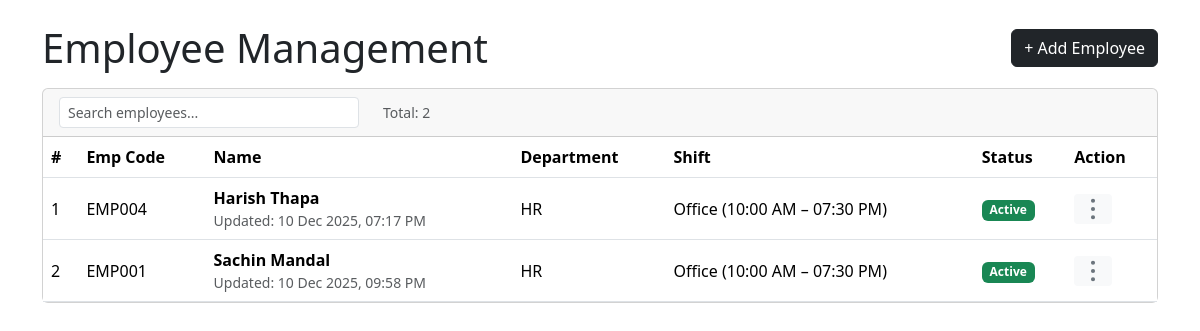
The app's page /admin/employees_list.php?error=invalid with its own data.
### tables this page shows
CREATE TABLE `employees` (
  `id` int(11) NOT NULL,
  `emp_code` varchar(20) NOT NULL,
  `name` varchar(100) NOT NULL,
  `mobile` varchar(20) DEFAULT NULL,
  `email` varchar(100) DEFAULT NULL,
  `dob` date DEFAULT NULL,
  `department_id` int(11) DEFAULT NULL,
  `designation_id` int(11) DEFAULT NULL,
  `shift_id` int(11) DEFAULT NULL,
  `default_working_from` varchar(50) DEFAULT 'office',
  `weekoff_days` varchar(100) DEFAULT NULL,
  `joining_date` date DEFAULT NULL,
  `updated_at` timestamp NULL DEFAULT NULL,
  `device_id` varchar(100) DEFAULT NULL,
  `status` tinyint(1) DEFAULT 1,
  `created_at` timestamp NOT NULL DEFAULT current_timestamp()
);

CREATE TABLE `departments` (
  `id` int(11) NOT NULL,
  `department_name` varchar(100) NOT NULL,
  `created_at` timestamp NOT NULL DEFAULT current_timestamp(),
  `updated_at` timestamp NULL DEFAULT NULL
);

CREATE TABLE `shifts` (
  `id` int(11) NOT NULL,
  `shift_name` varchar(50) NOT NULL,
  `start_time` time NOT NULL,
  `end_time` time NOT NULL,
  `lunch_start` time DEFAULT NULL,
  `lunch_end` time DEFAULT NULL,
  `early_clock_in_before` int(11) NOT NULL DEFAULT 0,
  `late_mark_after` int(11) NOT NULL,
  `half_day_after` int(11) NOT NULL,
  `total_punches` int(11) NOT NULL,
  `created_at` timestamp NOT NULL DEFAULT current_timestamp(),
  `updated_at` timestamp NULL DEFAULT NULL
);

### admin/employees_list.php (the view, shortened to what this page needs)
<!DOCTYPE html>
<html lang="en">
<head>
  <link href="https://cdn.jsdelivr.net/npm/bootstrap@5.3.3/dist/css/bootstrap.min.css" rel="stylesheet">
</head>
<body>
<?php
include 'db.php';
$sql = "
SELECT e.*, d.department_name, s.shift_name, s.start_time, s.end_time
FROM employees e
LEFT JOIN departments d ON d.id = e.department_id
LEFT JOIN shifts s ON s.id = e.shift_id
ORDER BY e.id DESC
";
$result = $con->query($sql);
?>
<div class="container py-4">
  <div class="d-flex justify-content-between align-items-center mb-3">
    <h1 class="section-title mb-0">Employee Management</h1>
    <a href="add_employee.php" class="btn btn-dark">+ Add Employee</a>
  </div>
  <div class="card card-main">
    <div class="card-header card-main-header d-flex flex-column flex-md-row justify-content-between align-items-md-center gap-2">
      <div class="d-flex align-items-center gap-3 w-100">
        <div class="w-100" style="max-width:300px;">
          <input type="search" id="employeeSearch" class="form-control form-control-sm" placeholder="Search employees...">
        </div>
        <small class="text-muted ms-2">Total: <?php echo $result ? $result->num_rows : 0; ?></small>
      </div>
    </div>
    <div class="table-responsive">
      <table class="table table-hover align-middle mb-0">
        <thead id="employeeTableHead">
          <tr class="text-nowrap">
            <th>#</th>
            <th>Emp Code</th>
            <th>Name</th>
            <th>Department</th>
            <th>Shift</th>
            <th>Status</th>
            <th>Action</th>
          </tr>
        </thead>
        <tbody id="employeeTableBody">
        <?php
        $i = 1;
        if ($result && $result->num_rows > 0) {
          while ($row = $result->fetch_assoc()) {
            $department = $row["department_name"] ?? "-";
            $shiftName = "-";
            if (!empty($row['shift_name'])) {
              $startDisp = $row['start_time'] ? date('h:i A', strtotime($row['start_time'])) : "";
              $endDisp   = $row['end_time']   ? date('h:i A', strtotime($row['end_time']))   : "";
              $shiftName = $row['shift_name'] . (($startDisp && $endDisp) ? " ($startDisp – $endDisp)" : "");
            }
            $isActive  = (int)($row['status'] ?? 1) === 1;
            $updatedTs = $row['updated_at'] ?? $row['created_at'] ?? null;
            $updated   = $updatedTs ? date('d M Y, h:i A', strtotime($updatedTs)) : '-';
        ?>
          <tr class="text-nowrap">
            <td><?php echo $i++; ?></td>
            <td><?php echo htmlspecialchars($row['emp_code'] ?? ''); ?></td>
            <td>
              <div class="fw-semibold"><?php echo htmlspecialchars($row['name'] ?? ''); ?></div>
              <div class="small text-muted">Updated: <?php echo $updated; ?></div>
            </td>
            <td><?php echo htmlspecialchars($department); ?></td>
            <td><?php echo htmlspecialchars($shiftName); ?></td>
            <td>
              <span class="badge bg-<?php echo $isActive ? 'success' : 'secondary'; ?>">
                <?php echo $isActive ? 'Active' : 'Inactive'; ?>
              </span>
            </td>
            <td>
              <div class="dropdown">
                <button class="btn btn-sm btn-light border-0 px-2 py-1 d-flex align-items-center justify-content-center" type="button" id="actionMenu<?php echo $row['id']; ?>" data-bs-toggle="dropdown" aria-expanded="false" style="box-shadow:none;">
                  <svg xmlns="http://www.w3.org/2000/svg" width="22" height="22" fill="currentColor" class="bi bi-three-dots-vertical text-secondary" viewBox="0 0 16 16">
                    <path d="M9.5 2a1.5 1.5 0 1 1-3 0 1.5 1.5 0 0 1 3 0zm0 6a1.5 1.5 0 1 1-3 0 1.5 1.5 0 0 1 3 0zm0 6a1.5 1.5 0 1 1-3 0 1.5 1.5 0 0 1 3 0z"/>
                  </svg>
                </button>
              </div>
            </td>
          </tr>
        <?php
          }
        } ?>
        </tbody>
      </table>
    </div>
  </div>
</body>

### records on screen
employees: emp_code "EMP004", name "Harish Thapa", updated_at "10 Dec 2025, 07:17 PM", department.department_name "HR", shift.end_time "Office (10:00 AM – 07:30 PM)", status "Active"
employees: emp_code "EMP001", name "Sachin Mandal", updated_at "10 Dec 2025, 09:58 PM", department.department_name "HR", shift.end_time "Office (10:00 AM – 07:30 PM)", status "Active"

### other values on screen
$result->num_rows "2"
